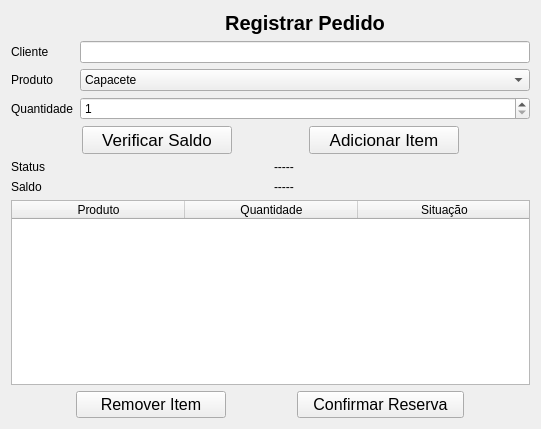
<?xml version="1.0" encoding="UTF-8"?>
<ui version="4.0">
 <class>PedidoWindow</class>
 <widget class="QWidget" name="PedidoWindow">
  <property name="geometry">
   <rect>
    <x>0</x>
    <y>0</y>
    <width>541</width>
    <height>429</height>
   </rect>
  </property>
  <property name="windowTitle">
   <string>Form</string>
  </property>
  <layout class="QVBoxLayout" name="verticalLayout">
   <item>
    <layout class="QFormLayout" name="formLayout">
     <item row="1" column="0">
      <widget class="QLabel" name="Cliente">
       <property name="text">
        <string>Cliente</string>
       </property>
      </widget>
     </item>
     <item row="1" column="1">
      <widget class="QLineEdit" name="txtCliente"/>
     </item>
     <item row="3" column="0">
      <widget class="QLabel" name="txtproduto_2">
       <property name="text">
        <string>Produto</string>
       </property>
      </widget>
     </item>
     <item row="3" column="1">
      <widget class="QComboBox" name="comboProduto">
       <item>
        <property name="text">
         <string>Capacete</string>
        </property>
       </item>
       <item>
        <property name="text">
         <string>Luva</string>
        </property>
       </item>
       <item>
        <property name="text">
         <string>Botina</string>
        </property>
       </item>
       <item>
        <property name="text">
         <string>Óculos de Proteção</string>
        </property>
       </item>
       <item>
        <property name="text">
         <string>Máscara PFF2</string>
        </property>
       </item>
      </widget>
     </item>
     <item row="5" column="0">
      <widget class="QLabel" name="txtquantidade_2">
       <property name="text">
        <string>Quantidade</string>
       </property>
      </widget>
     </item>
     <item row="5" column="1">
      <widget class="QSpinBox" name="spinQuantidade">
       <property name="minimum">
        <number>1</number>
       </property>
       <property name="maximum">
        <number>999</number>
       </property>
      </widget>
     </item>
     <item row="0" column="1">
      <widget class="QLabel" name="lblTitulo">
       <property name="font">
        <font>
         <pointsize>15</pointsize>
         <bold>true</bold>
        </font>
       </property>
       <property name="text">
        <string>Registrar Pedido</string>
       </property>
       <property name="alignment">
        <set>Qt::AlignmentFlag::AlignCenter</set>
       </property>
      </widget>
     </item>
    </layout>
   </item>
   <item>
    <layout class="QHBoxLayout" name="horizontalLayout">
     <item>
      <widget class="QPushButton" name="btnVerificar">
       <property name="maximumSize">
        <size>
         <width>150</width>
         <height>16777215</height>
        </size>
       </property>
       <property name="font">
        <font>
         <pointsize>13</pointsize>
        </font>
       </property>
       <property name="text">
        <string>Verificar Saldo</string>
       </property>
      </widget>
     </item>
     <item>
      <widget class="QPushButton" name="btnAdicionar">
       <property name="maximumSize">
        <size>
         <width>150</width>
         <height>16777215</height>
        </size>
       </property>
       <property name="font">
        <font>
         <pointsize>13</pointsize>
        </font>
       </property>
       <property name="text">
        <string>Adicionar Item</string>
       </property>
      </widget>
     </item>
    </layout>
   </item>
   <item>
    <layout class="QHBoxLayout" name="horizontalLayout_2">
     <item>
      <widget class="QLabel" name="status">
       <property name="text">
        <string>Status</string>
       </property>
      </widget>
     </item>
     <item>
      <widget class="QLabel" name="lblStatus">
       <property name="text">
        <string>-----</string>
       </property>
      </widget>
     </item>
    </layout>
   </item>
   <item>
    <layout class="QHBoxLayout" name="horizontalLayout_3">
     <item>
      <widget class="QLabel" name="saldo">
       <property name="text">
        <string>Saldo</string>
       </property>
      </widget>
     </item>
     <item>
      <widget class="QLabel" name="lblSaldo">
       <property name="text">
        <string>-----</string>
       </property>
      </widget>
     </item>
    </layout>
   </item>
   <item>
    <widget class="QTableWidget" name="tableItens">
     <property name="sizePolicy">
      <sizepolicy hsizetype="Expanding" vsizetype="Expanding">
       <horstretch>0</horstretch>
       <verstretch>0</verstretch>
      </sizepolicy>
     </property>
     <property name="tabletTracking">
      <bool>false</bool>
     </property>
     <property name="contextMenuPolicy">
      <enum>Qt::ContextMenuPolicy::DefaultContextMenu</enum>
     </property>
     <property name="acceptDrops">
      <bool>false</bool>
     </property>
     <property name="frameShadow">
      <enum>QFrame::Shadow::Sunken</enum>
     </property>
     <property name="verticalScrollBarPolicy">
      <enum>Qt::ScrollBarPolicy::ScrollBarAsNeeded</enum>
     </property>
     <property name="horizontalScrollBarPolicy">
      <enum>Qt::ScrollBarPolicy::ScrollBarAlwaysOff</enum>
     </property>
     <property name="sizeAdjustPolicy">
      <enum>QAbstractScrollArea::SizeAdjustPolicy::AdjustIgnored</enum>
     </property>
     <property name="dragEnabled">
      <bool>false</bool>
     </property>
     <property name="dragDropMode">
      <enum>QAbstractItemView::DragDropMode::NoDragDrop</enum>
     </property>
     <property name="defaultDropAction">
      <enum>Qt::DropAction::IgnoreAction</enum>
     </property>
     <property name="alternatingRowColors">
      <bool>false</bool>
     </property>
     <property name="selectionMode">
      <enum>QAbstractItemView::SelectionMode::ExtendedSelection</enum>
     </property>
     <property name="iconSize">
      <size>
       <width>10</width>
       <height>10</height>
      </size>
     </property>
     <property name="showGrid">
      <bool>true</bool>
     </property>
     <property name="sortingEnabled">
      <bool>false</bool>
     </property>
     <property name="rowCount">
      <number>0</number>
     </property>
     <property name="columnCount">
      <number>3</number>
     </property>
     <property name="supportedDragActions">
      <set>Qt::DropAction::CopyAction|Qt::DropAction::MoveAction</set>
     </property>
     <attribute name="horizontalHeaderCascadingSectionResizes">
      <bool>false</bool>
     </attribute>
     <attribute name="horizontalHeaderDefaultSectionSize">
      <number>173</number>
     </attribute>
     <attribute name="verticalHeaderDefaultSectionSize">
      <number>32</number>
     </attribute>
     <attribute name="verticalHeaderShowSortIndicator" stdset="0">
      <bool>false</bool>
     </attribute>
     <column>
      <property name="text">
       <string>Produto</string>
      </property>
     </column>
     <column>
      <property name="text">
       <string>Quantidade</string>
      </property>
     </column>
     <column>
      <property name="text">
       <string>Situação</string>
      </property>
     </column>
    </widget>
   </item>
   <item>
    <layout class="QHBoxLayout" name="horizontalLayout_4">
     <item>
      <widget class="QPushButton" name="btnRemover">
       <property name="sizePolicy">
        <sizepolicy hsizetype="Fixed" vsizetype="Fixed">
         <horstretch>20</horstretch>
         <verstretch>20</verstretch>
        </sizepolicy>
       </property>
       <property name="maximumSize">
        <size>
         <width>150</width>
         <height>16777215</height>
        </size>
       </property>
       <property name="font">
        <font>
         <pointsize>12</pointsize>
        </font>
       </property>
       <property name="text">
        <string>Remover Item</string>
       </property>
      </widget>
     </item>
     <item>
      <widget class="QPushButton" name="btnReservar">
       <property name="sizePolicy">
        <sizepolicy hsizetype="Minimum" vsizetype="Fixed">
         <horstretch>0</horstretch>
         <verstretch>0</verstretch>
        </sizepolicy>
       </property>
       <property name="maximumSize">
        <size>
         <width>167</width>
         <height>16777215</height>
        </size>
       </property>
       <property name="font">
        <font>
         <family>Segoe UI</family>
         <pointsize>12</pointsize>
         <kerning>true</kerning>
         <hintingpreference>PreferDefaultHinting</hintingpreference>
         <fontweight>Medium</fontweight>
        </font>
       </property>
       <property name="layoutDirection">
        <enum>Qt::LayoutDirection::RightToLeft</enum>
       </property>
       <property name="autoFillBackground">
        <bool>false</bool>
       </property>
       <property name="text">
        <string>Confirmar Reserva</string>
       </property>
       <property name="autoRepeatDelay">
        <number>300</number>
       </property>
       <property name="autoDefault">
        <bool>false</bool>
       </property>
       <property name="default">
        <bool>false</bool>
       </property>
      </widget>
     </item>
    </layout>
   </item>
  </layout>
 </widget>
 <resources/>
 <connections/>
</ui>
